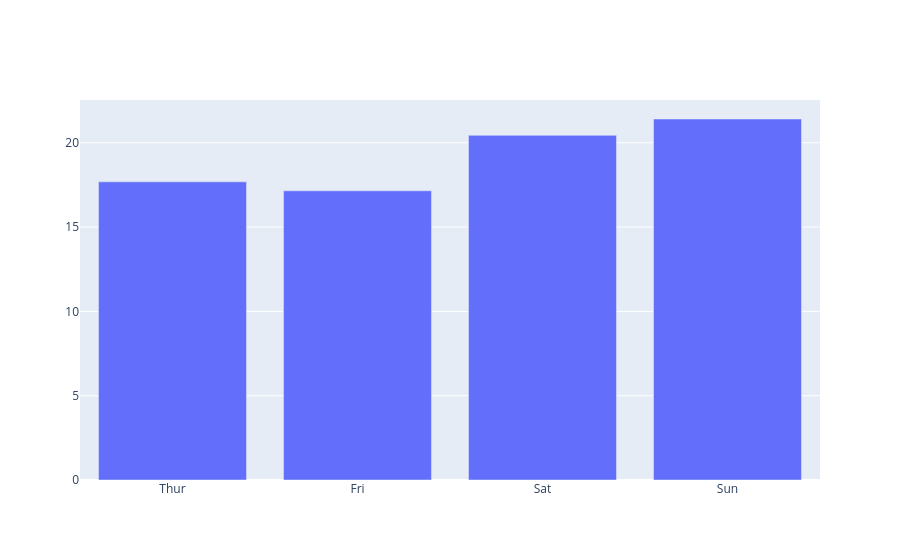

Notebook cell for this chart:
### Code cell
data = tips.groupby('day')['total_bill'].mean()

fig = go.Figure()
fig.add_trace(
    go.Bar(
        x=data.index,
        y=data.values
    )
)
fig.show()

### Figure 1 — Plotly figure (JSON) as saved in the notebook; plotly's stock layout.template omitted (floating-point values rounded to 4 significant figures)
{"data": [{"type": "bar", "x": ["Thur", "Fri", "Sat", "Sun"], "y": [17.68, 17.15, 20.44, 21.41]}], "layout": {}}
